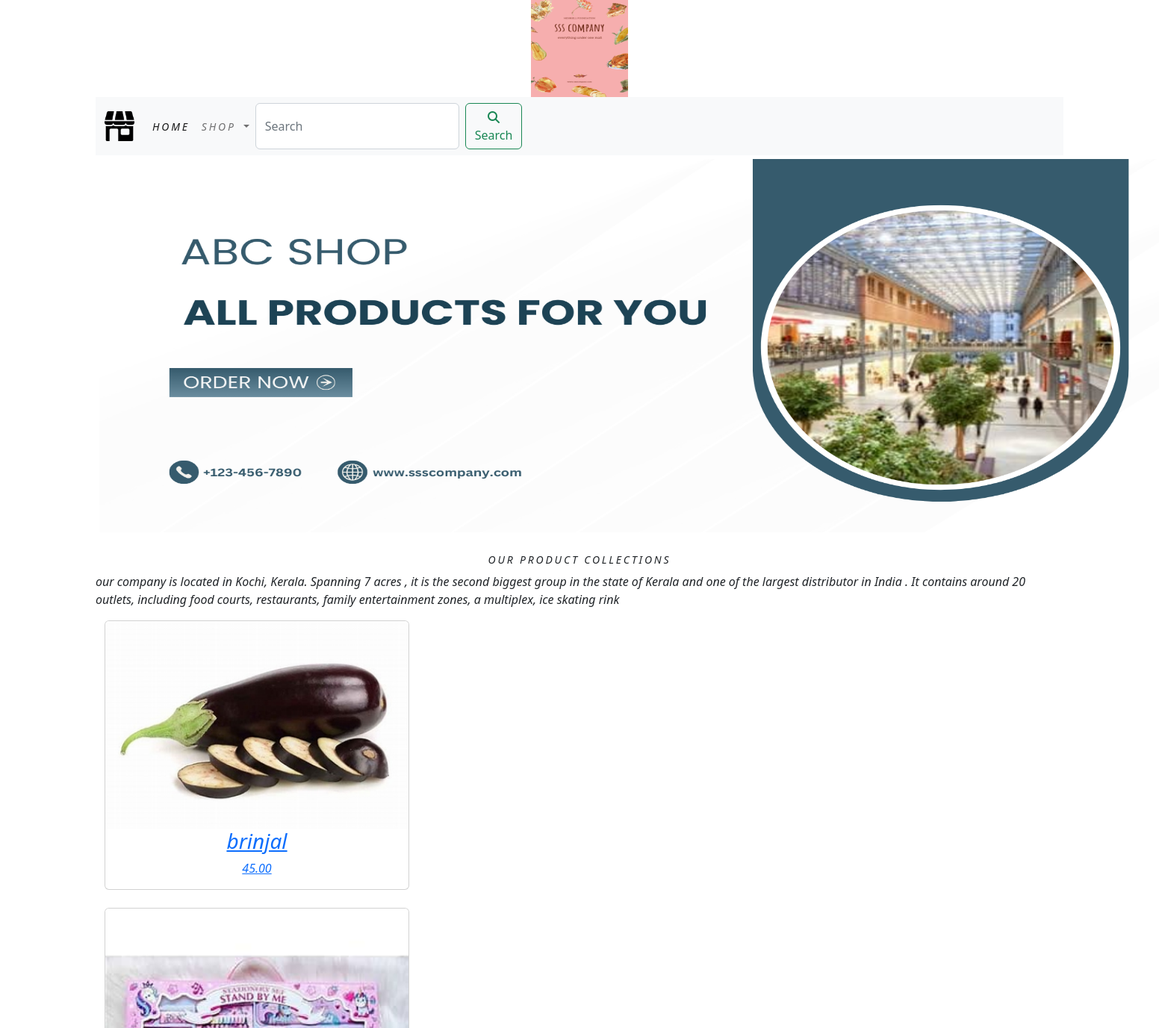
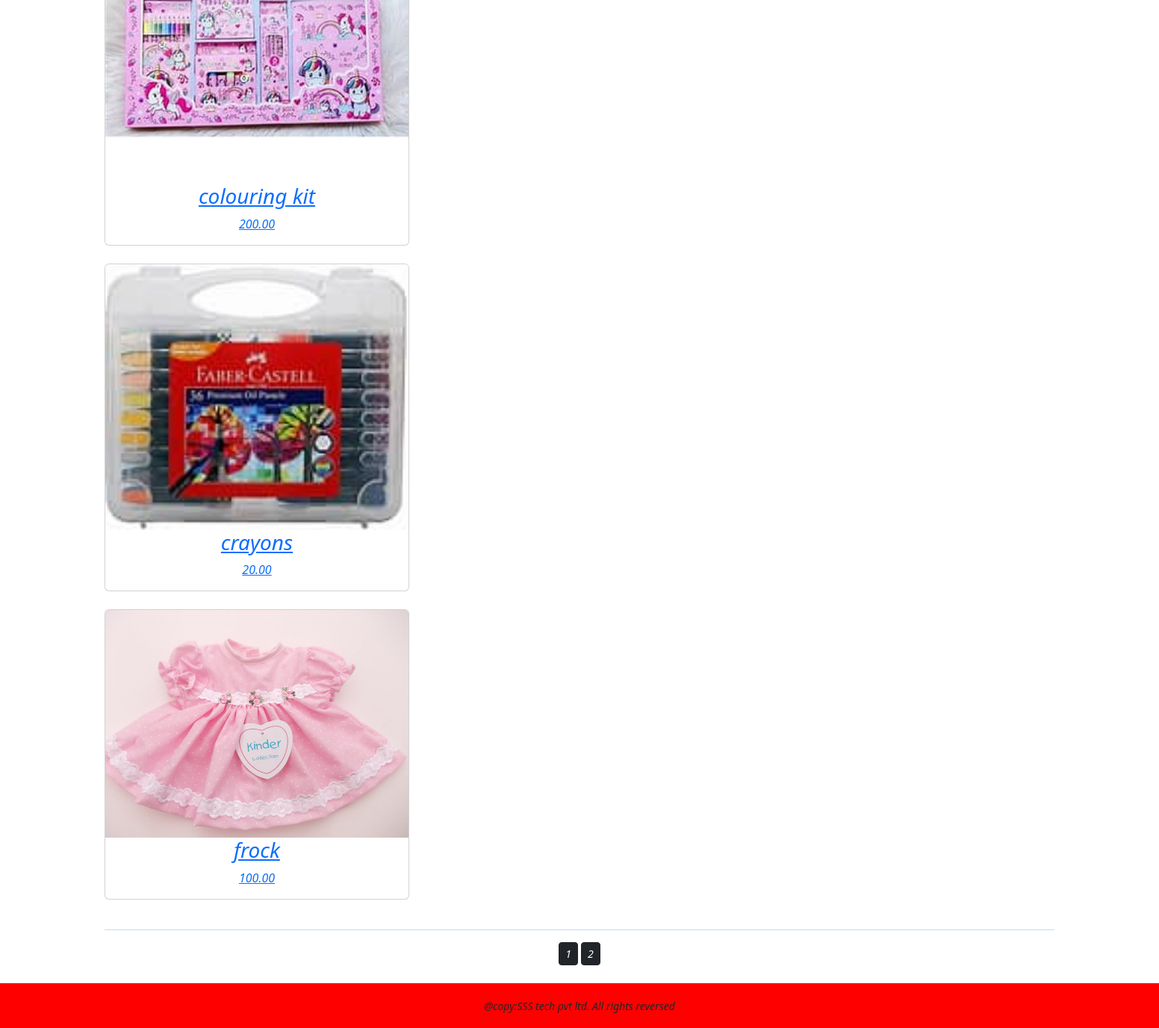
The page / on the database its author committed (2 pictures, top to bottom).
### shop/models.py (models this page shows, shortened)
class PRODUCT(models.Model):
    objects = None
    name = models.CharField(max_length=250, unique=True)
    slug = models.SlugField(max_length=250, unique=True)
    description = models.TextField(blank=True)
    price = models.DecimalField(max_digits=10, decimal_places=2)
    category = models.ForeignKey(CATEGORY, on_delete=models.CASCADE)
    image = models.ImageField(upload_to='product', blank=True)
    stock = models.IntegerField()
    available = models.BooleanField(default=True)
    created = models.DateTimeField(auto_now_add=True)
    updated = models.DateTimeField(auto_now=True)
    class Meta:
        ordering = ('name',)
        verbose_name = 'product'
        verbose_name_plural = 'products'
    def get_url(self):
        return reverse('shop:proCatDetail', args=[self.category.slug, self.slug])

### shop/views.py (the view)
# urls.py: path('', views.allProdCat, name='allProdCat'),
def allProdCat(request, c_slug=None):
    global paginator
    c_page = None
    products_list = None
    if c_slug != None:
        c_page = get_object_or_404(CATEGORY, slug=c_slug)
        products_list = PRODUCT.objects.all().filter(category=c_page, available=True)
    else:
        products_list = PRODUCT.objects.all().filter(available=True)
    paginator = Paginator(products_list, 4)
    try:
       page = int(request.GET.get('page', '1'))
    except:
        page = 1
    try:
        products = paginator.page(page)
    except(EmptyPage, InvalidPage):
        products = paginator.page(paginator.num_pages)
    return render(request, "category.html", {'category': c_page, 'products': products})

### Cart/context_processors.py (called while the page is built)
def counter(request):
    item_count = 0
    if 'admin' in request.path:
        return {}
    else:
        try:
            cart = CART.objects.filter(cart_id=cart_id(request))
            cart_items = CARTITEM.objects.all().filter(cart=cart[:1])
            for cart_item in cart_items:
                item_count += cart_item.quantity
        except CART.DoesNotExist:
            item_count = 0
        return dict(item_count=item_count)

### Cart/views.py (called while the page is built)
def cart_id(request):
    cart = request.session.session_key
    if not cart:
        cart = request.session.create()
    return cart

### shop/context_processors.py (called while the page is built)
def menu_link(request):
    links = CATEGORY.objects.all()
    return dict(links=links)

### shop/models.py (called while the page is built)
    def get_url(self):
        return reverse('shop:products_by_category', args=[self.slug])

### template/category.html (shortened to what this page needs)
{% extends 'base.html' %}
{% load static %}
{% block content %}
 {% if category %}
 <div class="mx_auto">
   <img class="my_image" src="{{CATEGORY.image.url}}" alt="{{CATEGORY.name}}">
 </div>
<br>
<div>
  <h1 class="text-center my_title">{{CATEGORY.name}}</h1>
  <p class="text-justify">{{CATEGORY.description}}</p>
</div>
{% else %}
    <div>
        <img class="my_image my_image_padding" src="{% static 'image/banner.png'%}" alt="our products" width=1500px" height="510px">
    </div>   <br>
 <div>
  <h1 class="text-center my_title">Our Product Collections </h1>
      <p class="text-justify">our company is located in Kochi, Kerala. Spanning 7 acres , it is the second biggest group in the state of Kerala  and one of the largest distributor in India . It contains around 20 outlets, including food courts, restaurants, family entertainment zones, a multiplex, ice skating rink</p>
 </div>
 {% endif %}
<div class="container">
    <div class="row mx_auto">
        {% for product in products.object_list %}
        <div class="my_bottom_margin col-9 col-sm-12 col-md-4 col-lg-4 ">
         <div class="card text-center" style="min-width:18rem;">
            <a href="{{product.get_url}}">
             <img class="card-img-top my_image" src="{{product.image.url}}" alt="{{product.name}}">
            <h3>{{product.name}}</h3>
            <p>{{product.price}}</p>
         </div>
         </div>
        <br>
        {% endfor %}
    </div>
    <div class="mx_auto">
        {% if products.paginator.num_pages > 1 %}
        <hr>
        <div class="text-center">
            {% for pg in products.paginator.page_range %}
                <a href="?page={{pg}}" class="btn btn-dark btn-sm {% if products.num == pg %} active {% endif %}">{{pg}}</a>
            {% endfor %}
        </div>
        {% endif %}
    </div>
    <br>
</div>
{% endblock %}

### template/base.html (shortened to what this page needs)
{% load static %}
<!DOCTYPE html>
<html lang="en">
<head>
     <link rel="stylesheet" href="{% static 'css/custom.css' %}" >
    <link rel="stylesheet" href="{% static 'css/bootstrap.min.css' %}" >
</head>
<body>
<div class="container">
    {% include 'header.html'%}
    {% include 'navbar.html'%}
    {% block content %}
    {% endblock %}
</div>
{% include 'footer.html'%}
</body>
</html>

### template/header.html
{% load static %}
<header>
   <center>
       <a href ="{% url 'shop:allProdCat' %}">
       <img src="{% static 'image/logo.png'%}" alt="logimage" width="130px" height="130px">
   </center>
</header>

### template/navbar.html (shortened to what this page needs)
{% load static %}
<nav class="navbar navbar-expand-lg bg-light">
  <div class="container-fluid">
    <a class="navbar-brand" href="{% url 'shop:allProdCat'%}">
      <img src="{% static 'image/store.png' %}" alt="Bootstrap" width="40px" height="40px">
    </a>
    <div class="collapse navbar-collapse" id="navbarNav">
      <ul class="navbar-nav">
        <li class="nav-item">
          <a class="nav-link active" aria-current="page" href="{% url 'shop:allProdCat'%}">Home</a>
        </li>
        <li class="nav-item dropdown {% if 'shop' in request.path %} active {% endif %}">
          <a class="nav-link dropdown-toggle" href="#" role="button" data-bs-toggle="dropdown" aria-expanded="false">
            Shop
          </a>
        </li>
       </ul>
      <form class="d-flex " action="{% url 'Search_app:SearchResult' %}" role="search" method="get">
        <input class="form-control me-2 " type="search" placeholder="Search" name="q" aria-label="Search">
        <button class="btn btn-outline-success" type="submit"><i class="fa-solid fa-magnifying-glass"></i>Search</button>
      </form>
    </div>
  </div>
</nav>

### template/footer.html
{% load static %}
<div class="footer navbar-fixed-bottom my_footer">
    <p class="text-center">@copy:SSS tech pvt ltd. All rights reversed</p>
</div>

### static/css/custom.css (style rules this page uses)
body { font-family: "Roboto", sans-serif; font-weight: 700; font-style: italic; }
.nav-item { letter-spacing: .2em; font-size: 14px; text-transform: uppercase; }
.my_footer { background-color:#ff0000; height:60px; }
.my_footer p { padding-top:20px; font-size:14px; }
.my_image_padding { padding:5px; }
.my_bottom_margin { bottom_margin:10px; }
.my_title { letter-spacing: .2em; font-size: 14px; text-transform: uppercase; }

### rows shown on the page
PRODUCT: image (picture), name "brinjal", price "45.00"
PRODUCT: image (picture), name "colouring kit", price "200.00"
PRODUCT: image (picture), name "crayons", price "20.00"
PRODUCT: image (picture), name "frock", price "100.00"

### other values the page prints
{{ pg }} "1" "2"
